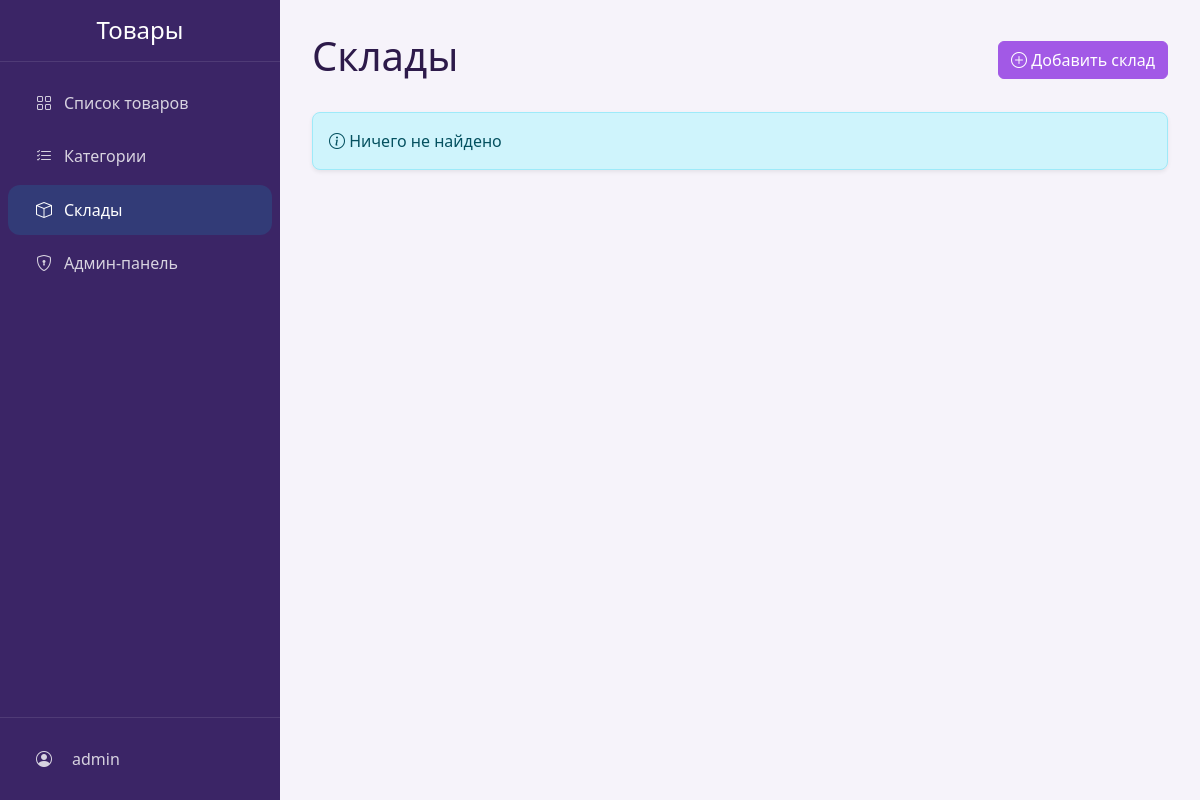
The page /warehouses/ (signed in) on the database as committed earlier.
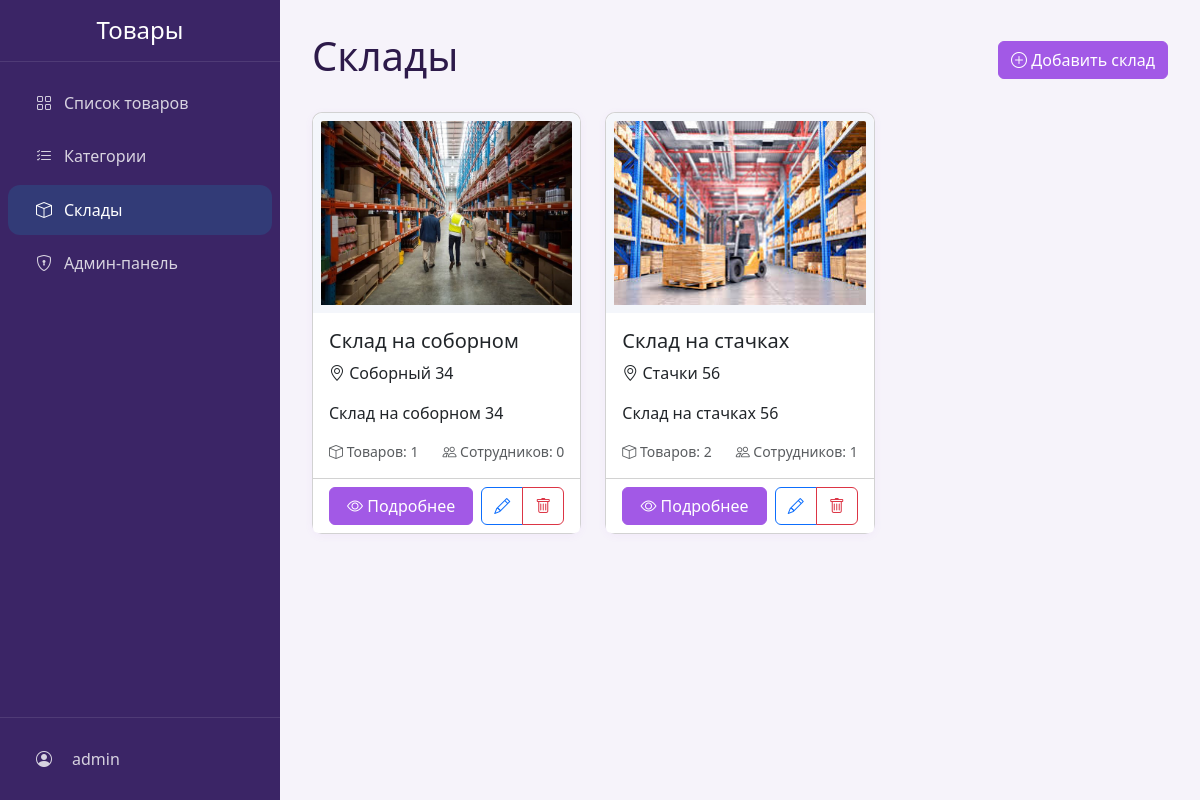
The same page on the database as committed later.
### products/models.py (models this page shows, shortened)
class Warehouse(models.Model):
    name = models.CharField('Название', max_length=100)
    address = models.CharField('Адрес', max_length=200)
    description = models.TextField('Описание', blank=True)
    image = models.ImageField('Изображение', upload_to='warehouses/', blank=True, null=True)
    created_at = models.DateTimeField('Дата создания', auto_now_add=True)
    updated_at = models.DateTimeField('Дата обновления', auto_now=True)
    class Meta:
        verbose_name = 'Склад'
        verbose_name_plural = 'Склады'
        ordering = ['name']

### products/views.py (the view)
# urls.py: path('warehouses/', views.warehouse_list, name='warehouse_list'),
@user_passes_test(lambda u: u.is_staff)
def warehouse_list(request):
    warehouses = Warehouse.objects.all()
    return render(request, 'warehouses/list.html', {
        'warehouses': warehouses,
        'title': 'Склады'
    })

### products/templates/warehouses/list.html (shortened to what this page needs)
{% extends 'base.html' %}
{% block content %}
<div class="row mb-4 align-items-center">
    <div class="col">
        <h1>Склады</h1>
    </div>
    <div class="col-auto">
        <a href="{% url 'warehouse_create' %}" class="btn btn-primary">
            <i class="bi bi-plus-circle"></i>
            <span class="d-none d-md-inline">Добавить склад</span>
        </a>
    </div>
</div>
{% if warehouses %}
<div class="row row-cols-1 row-cols-md-3 g-4">
    {% for warehouse in warehouses %}
    <div class="col">
        <div class="card h-100">
            {% if warehouse.image %}
            <img src="{{ warehouse.image.url }}" class="card-img-top" alt="{{ warehouse.name }}" style="height: 200px; object-fit: cover;">
            {% else %}
            <div class="card-img-top bg-secondary d-flex align-items-center justify-content-center" style="height: 200px;">
                <i class="bi bi-building text-white" style="font-size: 3rem;"></i>
            </div>
            {% endif %}
            <div class="card-body">
                <h5 class="card-title">{{ warehouse.name }}</h5>
                <p class="card-text">
                    <i class="bi bi-geo-alt"></i> {{ warehouse.address }}
                </p>
                <p class="card-text">{{ warehouse.description|truncatechars:100 }}</p>
                <div class="d-flex justify-content-between align-items-center">
                    <small class="text-muted">
                        <i class="bi bi-box"></i> Товаров: {{ warehouse.product_set.count }}
                    </small>
                    <small class="text-muted">
                        <i class="bi bi-people"></i> Сотрудников: {{ warehouse.employees.count }}
                    </small>
                </div>
            </div>
            <div class="card-footer bg-white">
                <div class="d-flex gap-2">
                    <a href="{% url 'warehouse_detail' warehouse.id %}" class="btn btn-primary flex-grow-1">
                        <i class="bi bi-eye"></i> Подробнее
                    </a>
                    <div class="btn-group">
                        <a href="{% url 'warehouse_edit' warehouse.id %}" class="btn btn-outline-primary" title="Редактировать">
                            <i class="bi bi-pencil"></i>
                        </a>
                        <button type="button" class="btn btn-outline-danger delete-btn"
                                data-bs-toggle="modal"
                                data-bs-target="#deleteConfirmModal"
                                data-warehouse-id="{{ warehouse.id }}"
                                data-warehouse-name="{{ warehouse.name }}"
                                title="Удалить">
                            <i class="bi bi-trash"></i>
                        </button>
                    </div>
                </div>
            </div>
        </div>
    </div>
    {% endfor %}
</div>
{% else %}
<div class="alert alert-info">
    <i class="bi bi-info-circle"></i>
    Ничего не найдено
</div>
{% endif %}
{% endblock %}

Rows that differ between the two databases and show on the page:
added Warehouse: image (picture), name "Склад на соборном", address "Соборный 34", description "Склад на соборном 34", product_set.count "1", employees.count "0"
added Warehouse: image (picture), name "Склад на стачках", address "Стачки 56", description "Склад на стачках 56", product_set.count "2", employees.count "1"
Other text that changed with them:
text no longer shown: "Ничего не найдено"
